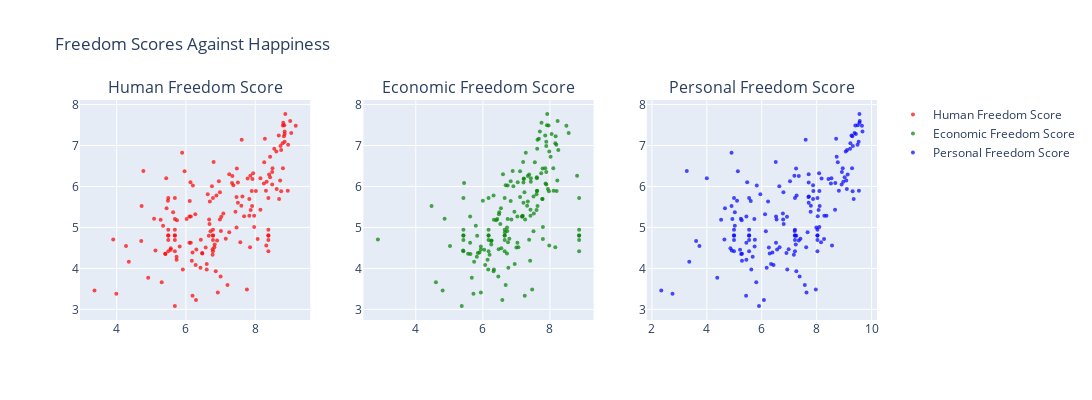

Notebook code for this chart:
### Markdown cell above
*This is a draft, more about the idea instead of the look of the graph. Maybe we will make it with the countries on the y-axis, or split it in multiple graphs.*

### Code cell
# Create the scatter plots

fig = make_subplots(rows=1, cols=3, subplot_titles=("Human Freedom Score", "Economic Freedom Score", "Personal Freedom Score"))

scatter1 = go.Scatter(
    x=data["Human Freedom Score"], y=data["Happiness Score"],
    mode='markers',
    marker=dict(size=4, color='red', opacity=0.7),
    name='Human Freedom Score'
)

scatter2 = go.Scatter(
    x=data["Economic Freedom Score"], y=data["Happiness Score"],
    mode='markers',
    marker=dict(size=4, color='green', opacity=0.7),
    name='Economic Freedom Score'
)

scatter3 = go.Scatter(
    x=data["Personal Freedom Score"], y=data["Happiness Score"],
    mode='markers',
    marker=dict(size=4, color='blue', opacity=0.7),
    name='Personal Freedom Score'
)

# Create the layout
layout = go.Layout(
    title='Three Scatter Plots',
    xaxis=dict(title='X Axis'),
    yaxis=dict(title='Y Axis'),
    showlegend=True
)

# Add the scatter plots to the figure
fig.add_trace(scatter1, row=1, col=1)
fig.add_trace(scatter2, row=1, col=2)
fig.add_trace(scatter3, row=1, col=3)

# Update layout
fig.update_layout(height=400, width=1200, title_text="Freedom Scores Against Happiness")

# Show the plot
fig.show()

### Figure 1 — Plotly figure (JSON) as saved in the notebook; plotly's stock layout.template omitted (floating-point values rounded to 4 significant figures; data arrays with more than 128 entries replaced by an {"elided": "..."} marker saying what was removed)
{"data": [{"marker": {"color": "red", "opacity": 0.7, "size": 4}, "mode": "markers", "name": "Human Freedom Score", "type": "scatter", "x": {"elided": "188 float values"}, "xaxis": "x", "y": {"elided": "188 float values"}, "yaxis": "y"}, {"marker": {"color": "green", "opacity": 0.7, "size": 4}, "mode": "markers", "name": "Economic Freedom Score", "type": "scatter", "x": {"elided": "188 float values"}, "xaxis": "x2", "y": {"elided": "188 float values"}, "yaxis": "y2"}, {"marker": {"color": "blue", "opacity": 0.7, "size": 4}, "mode": "markers", "name": "Personal Freedom Score", "type": "scatter", "x": {"elided": "188 float values"}, "xaxis": "x3", "y": {"elided": "188 float values"}, "yaxis": "y3"}], "layout": {"annotations": [{"font": {"size": 16}, "showarrow": false, "text": "Human Freedom Score", "x": 0.1444, "xanchor": "center", "xref": "paper", "y": 1, "yanchor": "bottom", "yref": "paper"}, {"font": {"size": 16}, "showarrow": false, "text": "Economic Freedom Score", "x": 0.5, "xanchor": "center", "xref": "paper", "y": 1, "yanchor": "bottom", "yref": "paper"}, {"font": {"size": 16}, "showarrow": false, "text": "Personal Freedom Score", "x": 0.8556, "xanchor": "center", "xref": "paper", "y": 1, "yanchor": "bottom", "yref": "paper"}], "height": 400, "title": {"text": "Freedom Scores Against Happiness"}, "width": 1200, "xaxis": {"anchor": "y", "domain": [0, 0.2889]}, "xaxis2": {"anchor": "y2", "domain": [0.3556, 0.6444]}, "xaxis3": {"anchor": "y3", "domain": [0.7111, 1]}, "yaxis": {"anchor": "x", "domain": [0, 1]}, "yaxis2": {"anchor": "x2", "domain": [0, 1]}, "yaxis3": {"anchor": "x3", "domain": [0, 1]}}}
